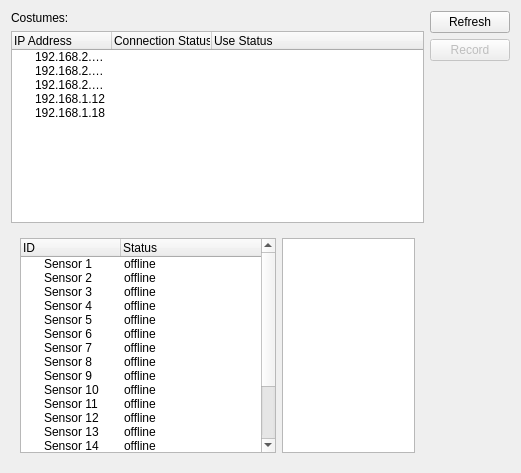
<?xml version="1.0" encoding="UTF-8"?>
<ui version="4.0">
 <class>IMUCostumeListWidget</class>
 <widget class="QWidget" name="IMUCostumeListWidget">
  <property name="geometry">
   <rect>
    <x>0</x>
    <y>0</y>
    <width>521</width>
    <height>473</height>
   </rect>
  </property>
  <property name="sizePolicy">
   <sizepolicy hsizetype="Expanding" vsizetype="Expanding">
    <horstretch>0</horstretch>
    <verstretch>0</verstretch>
   </sizepolicy>
  </property>
  <property name="windowTitle">
   <string>IMUCostumeList</string>
  </property>
  <layout class="QHBoxLayout" name="horizontalLayout">
   <item>
    <layout class="QVBoxLayout" name="verticalLayout_2">
     <item>
      <widget class="QLabel" name="costumesLabel">
       <property name="text">
        <string>Costumes:</string>
       </property>
      </widget>
     </item>
     <item>
      <widget class="QTreeWidget" name="costumesTreeWidget">
       <property name="sizePolicy">
        <sizepolicy hsizetype="Expanding" vsizetype="Preferred">
         <horstretch>0</horstretch>
         <verstretch>0</verstretch>
        </sizepolicy>
       </property>
       <property name="contextMenuPolicy">
        <enum>Qt::CustomContextMenu</enum>
       </property>
       <column>
        <property name="text">
         <string>IP Address</string>
        </property>
       </column>
       <column>
        <property name="text">
         <string>Connection Status</string>
        </property>
       </column>
       <column>
        <property name="text">
         <string>Use Status</string>
        </property>
       </column>
       <item>
        <property name="text">
         <string>192.168.2.115</string>
        </property>
        <property name="text">
         <string/>
        </property>
        <property name="icon">
         <iconset resource="imuCostumeIcons.qrc">
          <normaloff>:/imuCostume/icons/niedostepny.png</normaloff>:/imuCostume/icons/niedostepny.png</iconset>
        </property>
        <property name="text">
         <string/>
        </property>
       </item>
       <item>
        <property name="text">
         <string>192.168.2.116</string>
        </property>
        <property name="text">
         <string/>
        </property>
        <property name="icon">
         <iconset resource="imuCostumeIcons.qrc">
          <normaloff>:/imuCostume/icons/nieznanydostepny.png</normaloff>:/imuCostume/icons/nieznanydostepny.png</iconset>
        </property>
        <property name="text">
         <string/>
        </property>
       </item>
       <item>
        <property name="text">
         <string>192.168.2.117</string>
        </property>
        <property name="text">
         <string/>
        </property>
        <property name="icon">
         <iconset resource="imuCostumeIcons.qrc">
          <normaloff>:/imuCostume/icons/niedostepny.png</normaloff>:/imuCostume/icons/niedostepny.png</iconset>
        </property>
        <property name="text">
         <string/>
        </property>
       </item>
       <item>
        <property name="text">
         <string>192.168.1.12</string>
        </property>
        <property name="text">
         <string/>
        </property>
        <property name="icon">
         <iconset resource="imuCostumeIcons.qrc">
          <normaloff>:/imuCostume/icons/niedostepny.png</normaloff>:/imuCostume/icons/niedostepny.png</iconset>
        </property>
        <property name="text">
         <string/>
        </property>
       </item>
       <item>
        <property name="text">
         <string>192.168.1.18</string>
        </property>
        <property name="text">
         <string/>
        </property>
        <property name="icon">
         <iconset resource="imuCostumeIcons.qrc">
          <normaloff>:/imuCostume/icons/niedostepny.png</normaloff>:/imuCostume/icons/niedostepny.png</iconset>
        </property>
        <property name="text">
         <string/>
        </property>
       </item>
      </widget>
     </item>
     <item>
      <widget class="QWidget" name="widget" native="true">
       <layout class="QHBoxLayout" name="horizontalLayout_2">
        <item>
         <widget class="QTreeWidget" name="sensorsTree">
          <property name="sizePolicy">
           <sizepolicy hsizetype="Minimum" vsizetype="Expanding">
            <horstretch>0</horstretch>
            <verstretch>0</verstretch>
           </sizepolicy>
          </property>
          <column>
           <property name="text">
            <string>ID</string>
           </property>
          </column>
          <column>
           <property name="text">
            <string>Status</string>
           </property>
          </column>
          <item>
           <property name="text">
            <string>Sensor 1</string>
           </property>
           <property name="text">
            <string>offline</string>
           </property>
           <property name="icon">
            <iconset resource="imuCostumeIcons.qrc">
             <normaloff>:/imuCostume/icons/niedostepny.png</normaloff>:/imuCostume/icons/niedostepny.png</iconset>
           </property>
          </item>
          <item>
           <property name="text">
            <string>Sensor 2</string>
           </property>
           <property name="text">
            <string>offline</string>
           </property>
           <property name="icon">
            <iconset resource="imuCostumeIcons.qrc">
             <normaloff>:/imuCostume/icons/niedostepny.png</normaloff>:/imuCostume/icons/niedostepny.png</iconset>
           </property>
          </item>
          <item>
           <property name="text">
            <string>Sensor 3</string>
           </property>
           <property name="text">
            <string>offline</string>
           </property>
           <property name="icon">
            <iconset resource="imuCostumeIcons.qrc">
             <normaloff>:/imuCostume/icons/niedostepny.png</normaloff>:/imuCostume/icons/niedostepny.png</iconset>
           </property>
          </item>
          <item>
           <property name="text">
            <string>Sensor 4</string>
           </property>
           <property name="text">
            <string>offline</string>
           </property>
           <property name="icon">
            <iconset resource="imuCostumeIcons.qrc">
             <normaloff>:/imuCostume/icons/niedostepny.png</normaloff>:/imuCostume/icons/niedostepny.png</iconset>
           </property>
          </item>
          <item>
           <property name="text">
            <string>Sensor 5</string>
           </property>
           <property name="text">
            <string>offline</string>
           </property>
           <property name="icon">
            <iconset resource="imuCostumeIcons.qrc">
             <normaloff>:/imuCostume/icons/niedostepny.png</normaloff>:/imuCostume/icons/niedostepny.png</iconset>
           </property>
          </item>
          <item>
           <property name="text">
            <string>Sensor 6</string>
           </property>
           <property name="text">
            <string>offline</string>
           </property>
           <property name="icon">
            <iconset resource="imuCostumeIcons.qrc">
             <normaloff>:/imuCostume/icons/niedostepny.png</normaloff>:/imuCostume/icons/niedostepny.png</iconset>
           </property>
          </item>
          <item>
           <property name="text">
            <string>Sensor 7</string>
           </property>
           <property name="text">
            <string>offline</string>
           </property>
           <property name="icon">
            <iconset resource="imuCostumeIcons.qrc">
             <normaloff>:/imuCostume/icons/niedostepny.png</normaloff>:/imuCostume/icons/niedostepny.png</iconset>
           </property>
          </item>
          <item>
           <property name="text">
            <string>Sensor 8</string>
           </property>
           <property name="text">
            <string>offline</string>
           </property>
           <property name="icon">
            <iconset resource="imuCostumeIcons.qrc">
             <normaloff>:/imuCostume/icons/niedostepny.png</normaloff>:/imuCostume/icons/niedostepny.png</iconset>
           </property>
          </item>
          <item>
           <property name="text">
            <string>Sensor 9</string>
           </property>
           <property name="text">
            <string>offline</string>
           </property>
           <property name="icon">
            <iconset resource="imuCostumeIcons.qrc">
             <normaloff>:/imuCostume/icons/niedostepny.png</normaloff>:/imuCostume/icons/niedostepny.png</iconset>
           </property>
          </item>
          <item>
           <property name="text">
            <string>Sensor 10</string>
           </property>
           <property name="text">
            <string>offline</string>
           </property>
           <property name="icon">
            <iconset resource="imuCostumeIcons.qrc">
             <normaloff>:/imuCostume/icons/niedostepny.png</normaloff>:/imuCostume/icons/niedostepny.png</iconset>
           </property>
          </item>
          <item>
           <property name="text">
            <string>Sensor 11</string>
           </property>
           <property name="text">
            <string>offline</string>
           </property>
           <property name="icon">
            <iconset resource="imuCostumeIcons.qrc">
             <normaloff>:/imuCostume/icons/niedostepny.png</normaloff>:/imuCostume/icons/niedostepny.png</iconset>
           </property>
          </item>
          <item>
           <property name="text">
            <string>Sensor 12</string>
           </property>
           <property name="text">
            <string>offline</string>
           </property>
           <property name="icon">
            <iconset resource="imuCostumeIcons.qrc">
             <normaloff>:/imuCostume/icons/niedostepny.png</normaloff>:/imuCostume/icons/niedostepny.png</iconset>
           </property>
          </item>
          <item>
           <property name="text">
            <string>Sensor 13</string>
           </property>
           <property name="text">
            <string>offline</string>
           </property>
           <property name="icon">
            <iconset resource="imuCostumeIcons.qrc">
             <normaloff>:/imuCostume/icons/niedostepny.png</normaloff>:/imuCostume/icons/niedostepny.png</iconset>
           </property>
          </item>
          <item>
           <property name="text">
            <string>Sensor 14</string>
           </property>
           <property name="text">
            <string>offline</string>
           </property>
           <property name="icon">
            <iconset resource="imuCostumeIcons.qrc">
             <normaloff>:/imuCostume/icons/niedostepny.png</normaloff>:/imuCostume/icons/niedostepny.png</iconset>
           </property>
          </item>
          <item>
           <property name="text">
            <string>Sensor 15</string>
           </property>
           <property name="text">
            <string>offline</string>
           </property>
           <property name="icon">
            <iconset resource="imuCostumeIcons.qrc">
             <normaloff>:/imuCostume/icons/niedostepny.png</normaloff>:/imuCostume/icons/niedostepny.png</iconset>
           </property>
          </item>
          <item>
           <property name="text">
            <string>Sensor 16</string>
           </property>
           <property name="text">
            <string>offline</string>
           </property>
           <property name="icon">
            <iconset resource="imuCostumeIcons.qrc">
             <normaloff>:/imuCostume/icons/niedostepny.png</normaloff>:/imuCostume/icons/niedostepny.png</iconset>
           </property>
          </item>
          <item>
           <property name="text">
            <string>Sensor 17</string>
           </property>
           <property name="text">
            <string>offline</string>
           </property>
           <property name="icon">
            <iconset resource="imuCostumeIcons.qrc">
             <normaloff>:/imuCostume/icons/niedostepny.png</normaloff>:/imuCostume/icons/niedostepny.png</iconset>
           </property>
          </item>
          <item>
           <property name="text">
            <string>Sensor 18</string>
           </property>
           <property name="text">
            <string>offline</string>
           </property>
           <property name="icon">
            <iconset resource="imuCostumeIcons.qrc">
             <normaloff>:/imuCostume/icons/niedostepny.png</normaloff>:/imuCostume/icons/niedostepny.png</iconset>
           </property>
          </item>
         </widget>
        </item>
        <item>
         <widget class="QTextEdit" name="textEdit"/>
        </item>
       </layout>
      </widget>
     </item>
    </layout>
   </item>
   <item>
    <layout class="QVBoxLayout" name="verticalLayout">
     <item>
      <widget class="QPushButton" name="refreshPushButton">
       <property name="enabled">
        <bool>true</bool>
       </property>
       <property name="text">
        <string>Refresh</string>
       </property>
      </widget>
     </item>
     <item>
      <widget class="QPushButton" name="recordPushButton">
       <property name="enabled">
        <bool>false</bool>
       </property>
       <property name="text">
        <string>Record</string>
       </property>
      </widget>
     </item>
     <item>
      <spacer name="verticalSpacer">
       <property name="orientation">
        <enum>Qt::Vertical</enum>
       </property>
       <property name="sizeHint" stdset="0">
        <size>
         <width>20</width>
         <height>40</height>
        </size>
       </property>
      </spacer>
     </item>
    </layout>
   </item>
  </layout>
 </widget>
 <resources>
  <include location="imuCostumeIcons.qrc"/>
 </resources>
 <connections>
  <connection>
   <sender>refreshPushButton</sender>
   <signal>clicked()</signal>
   <receiver>IMUCostumeListWidget</receiver>
   <slot>onRefresh()</slot>
   <hints>
    <hint type="sourcelabel">
     <x>311</x>
     <y>23</y>
    </hint>
    <hint type="destinationlabel">
     <x>182</x>
     <y>104</y>
    </hint>
   </hints>
  </connection>
  <connection>
   <sender>costumesTreeWidget</sender>
   <signal>currentItemChanged(QTreeWidgetItem*,QTreeWidgetItem*)</signal>
   <receiver>IMUCostumeListWidget</receiver>
   <slot>onCostumeChange(QTreeWidgetItem*,QTreeWidgetItem*)</slot>
   <hints>
    <hint type="sourcelabel">
     <x>218</x>
     <y>124</y>
    </hint>
    <hint type="destinationlabel">
     <x>260</x>
     <y>236</y>
    </hint>
   </hints>
  </connection>
  <connection>
   <sender>costumesTreeWidget</sender>
   <signal>customContextMenuRequested(QPoint)</signal>
   <receiver>IMUCostumeListWidget</receiver>
   <slot>onCostumesListContextMenu(QPoint)</slot>
   <hints>
    <hint type="sourcelabel">
     <x>218</x>
     <y>124</y>
    </hint>
    <hint type="destinationlabel">
     <x>260</x>
     <y>236</y>
    </hint>
   </hints>
  </connection>
 </connections>
 <slots>
  <slot>onCostumesListContextMenu(QPoint)</slot>
  <slot>onRefresh()</slot>
  <slot>onCostumeChange(QTreeWidgetItem*,QTreeWidgetItem*)</slot>
 </slots>
</ui>
